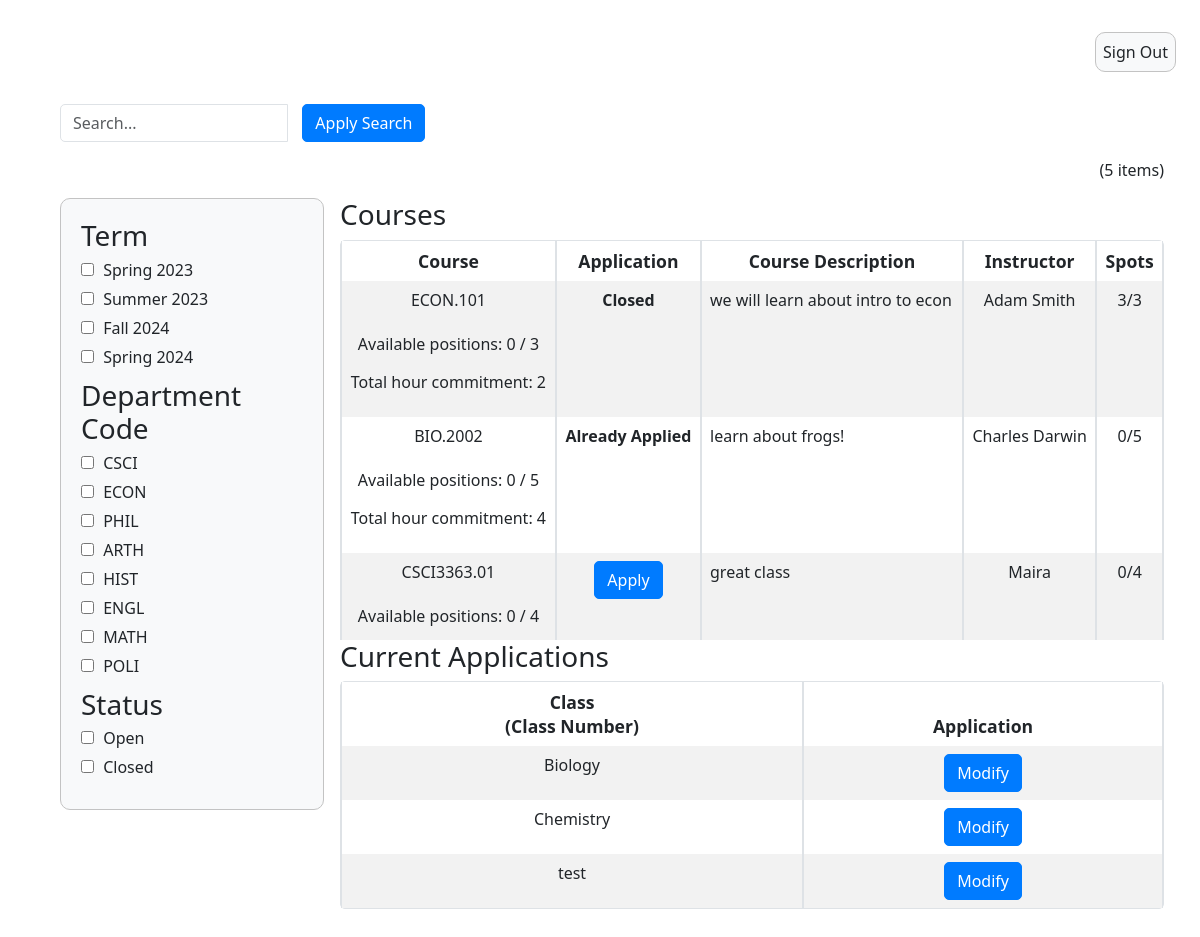
The page /student_summary/ on the database its author committed.
### InstructorAddCourse/models.py (models this page shows)
class InstructorAddCourse(models.Model):
	course_name = models.CharField(max_length=255)
	course_number = models.CharField(max_length=255)
	course_instructor = models.CharField(max_length=255)
	description = models.CharField(max_length=800)
	total_time_commitment = models.DecimalField(max_digits=2, decimal_places=0, validators=[MinValueValidator(0)], default=0)
	has_discussion = models.CharField(choices=[('yes', 'Yes'),('no', 'No')], max_length=50, default='')
	num_ta_needed = models.DecimalField(max_digits=2, decimal_places=0, validators=[MinValueValidator(0)], default=0)
	curr_num_ta = models.IntegerField(default=0)
	graded_meeting = models.CharField(choices=[('yes', 'Yes'),('no', 'No')], max_length=50, default='')
	office_hours = models.DecimalField(max_digits=2, decimal_places=0, validators=[MinValueValidator(0)], default=0)
	other_info = models.CharField(max_length=800, default=None)
	term = models.CharField(default=get_default_term(), max_length=100)

### application/models.py (models this page shows)
class Application(models.Model):
    course_name = models.CharField(max_length=200, default=None, blank = False, null=False)
    course_number = models.CharField(max_length=200, default=None)
    description = models.CharField(max_length=800, default=None)
    first_name = models.CharField(max_length=255, default=None)
    last_name = models.CharField(max_length=255, default=None)
    eagle_id = models.CharField(max_length=255, default=None)
    GRADES = (
        ('--', '--'),
        ('a', 'A'),
        ('a-', 'A-'),
        ('b+', 'B+'),
        ('b-', 'B-'),
        ('c+', 'C+'),
        ('c', 'C'),
        ('c-', 'C-'),
        ('d+', 'D+'),
        ('d', 'D'),
        ('d-', 'D-'),
        ('f', 'F'),
        ('n/a', 'N/A')
    )
    GRAD = (
        ('--', '--'),
        ('2023','2023'),
        ('2024', '2024'),
        ('2025', '2025'),
        ('2026', '2026')
    )
    grad = models.CharField(max_length=50, choices=GRAD, default='')
    past_course = models.CharField(choices=[('yes', 'Yes'),('no', 'No')], max_length=50, default='')
    grade = models.CharField(max_length=50, choices=GRADES, default='')
    hours = models.DecimalField(max_digits=2, decimal_places=0, validators=[MinValueValidator(0)], default=0)
    other_courses = models.CharField(max_length=800, default=None)
    misc_information = models.CharField(max_length=800, default=None)

### studentSummary/views.py (the view)
# urls.py: path('student_summary/', student_summary_view),
def student_summary_view(response):
    search_query = response.GET.get('q', '')
    term_filter = response.GET.get('term', '')
    status_filter = response.GET.get('status', '')
    dept_filter = response.GET.get('dept-code', '')
    applied_filters = []
    course_objects = InstructorAddCourse.objects.all()
    if search_query:
        course_objects = course_objects.filter(
            course_name__icontains=search_query)
        applied_filters.append(('q', search_query))
    if term_filter:
        if term_filter in term_keys:
            course_objects = [course for course in course_objects if get_term(
                course) == term_filter]
            applied_filters.append(('term', term_filter))
    if dept_filter:
        if dept_filter in dept_keys:
            course_objects = [course for course in course_objects if get_dept(
                course) == dept_filter]
            applied_filters.append(('dept-code', dept_filter))
    if status_filter:
        if status_filter in status_keys:
            course_objects = [course for course in course_objects if get_status(
                course) == status_filter]
            applied_filters.append(('status', status_filter))
    else:
        applied_filters = [f for f in applied_filters if f[0] != 'status']
    course_count = len(course_objects)
    application_objects = Application.objects.all
    context = {'course_objects': course_objects, 'course_count': course_count, 'application_objects': application_objects}
    return render(response, "studentSummary.html", context)

### studentSummary/templatetags/customfilters.py (called while the page is built)
@register.filter
def has_existing_application(course):
    applications = Application.objects.all()
    courses = InstructorAddCourse.objects.all()
    for application in applications:
        for course_obj in courses:
            if application.course_number == course_obj.course_number:
                if course == course_obj:
                    return True
    return False

### templates/studentSummary.html (shortened to what this page needs)
{% extends 'appbase.html' %} {% block content %} {% load static %} {% load static customfilters %}
<!DOCTYPE html>
<html>
  <head>
    <link rel="stylesheet" href="{% static 'adminSummary.css' %}" />
  </head>
  <body>
    <div class="container-fluid">
      <form method="get">
      <div class="row">
        <div class="col-md-4">
            <div class="input-group">
              <input
                type="text"
                class="form-control"
                id="search"
                name="q"
                placeholder="Search..."
              />
              <div class="input-group-btn input-space">
                <button type="submit" class="btn btn-primary">
                  Apply Search
                </button>
              </div>
            </div>
        </div>
        <div class="col-md-4">
        </div>
      <div class="row" id="item-row">
        <div class="col-sm">
          <div class="text-end">({{course_count}} items)</div>
        </div>
      </div>
      <div class="row">
        <div class="col-sm-3">
          <div class="filter-box">
            <div class="filter-group">
              <h3>Term</h3>
              <label
                ><input type="checkbox" name="term" value="Spring 2023" />
                Spring 2023</label
              >
              <label
                ><input type="checkbox" name="term" value="Summer 2023" />
                Summer 2023</label
              >
              <label
                ><input type="checkbox" name="term" value="Fall 2024" />
                Fall 2024</label
              >
              <label
                ><input type="checkbox" name="term" value="Spring 2024" />
                Spring 2024</label
              >
            </div>
            <div class="filter-group">
              <h3>Department Code</h3>
              <label
                ><input type="checkbox" name="dept-code" value="CSCI" /> CSCI</label
              >
              <label
                ><input type="checkbox" name="dept-code" value="ECON" /> ECON</label
              >
              <label
                ><input type="checkbox" name="dept-code" value="PHIL" /> PHIL</label
              >
              <label
                ><input type="checkbox" name="dept-code" value="ARTH" /> ARTH</label
              >
              <label
                ><input type="checkbox" name="dept-code" value="HIST" /> HIST</label
              >
              <label
                ><input type="checkbox" name="dept-code" value="ENGL" /> ENGL</label
              >
              <label
                ><input type="checkbox" name="dept-code" value="MATH" /> MATH</label
              >
              <label
                ><input type="checkbox" name="dept-code" value="POLI" /> POLI</label
              >
            </div>
            <div class="filter-group">
              <h3>Status</h3>
              <label>
                <input type="checkbox" name="status" value="Open" /> Open
              </label>
              <label>
                <input type="checkbox" name="status" value="Closed" /> Closed
                </label>
            </div>
          </div>
        </div>
        <div class="col-sm-9">
        <h3>Courses</h3>
          <div style="height: 400px; overflow: auto;">
            <table class="table table-striped table-bordered table-hover">
              <thead>
                <tr>
                  <th class="text-center" >Course</th>
                  <th class="text-center">Application</th>
                  <th class="text-center">Course Description</th>
                  <th class="text-center">Instructor</th>
                  <th class="text-center">Spots</th>
                </tr>
              </thead>
            <tbody id="table-body">
              {% for course in course_objects %}
              <tr>
                <td class="text-center" >{{ course.course_number }} <br><br>
                  <p>Available positions: 0 / {{ course.num_ta_needed }}</p>
                  <p>Total hour commitment: {{ course.total_time_commitment }}</p>
                </td>
                <td class="text-center">
                  {% if course.curr_num_ta >= course.num_ta_needed %}
                    <div><strong>Closed</strong></div>
                  {% elif course|has_existing_application %}
                    <div><strong>Already Applied</strong></div>
                  {% else %}
                    <a href="{% url 'apply_course' course.id %}" class="btn btn-primary">Apply</a>
                  {% endif %}
                </td>
                <td class="text-start">{{ course.description }}</td>
                <td class="text-center">{{ course.course_instructor }}</td>
                <td class="text-center">{{ course.curr_num_ta }}/{{ course.num_ta_needed }}</td>
              </tr>
              {% endfor %}
            </tbody>
          </table>
        </div>
          <h3>Current Applications</h3>
          <div style="height: 300px; overflow: auto;">
            <table class="table table-striped table-bordered table-hover">
              <thead>
                <tr>
                  <th class="text-center" >Class<br />(Class Number)</th>
                  <th class="text-center">Application</th>
                </tr>
              </thead>
              <tbody id="table-body">
                {% for application in application_objects %}
                <tr>
                  <td class="text-center" > {{ application.course_name }}</td>
                  <td class="text-center">
                    <a href="{% url 'edit_application' application.id %}" class="btn btn-primary">Modify</a>
                  </td>
                </tr>
                {% endfor %}
              </tbody>
            </table>
          </div>
        </div>
      </div>
    </div>
  </body>
</html>
{% endblock %}

### static/adminSummary.css (style rules this page uses)
body { height: 100%; }
table { background: white; border: 1px solid #c3c3c3; border-radius: 5px; width: 50%; border-spacing: 0px; border-collapse: separate; }
table th { font-weight: 600; font-size: 1.1em; background: #c6c6c6; }
table td { background: transparent; }
.filter-box { padding: 20px; border: 1px solid #c3c3c3; background-color: #f8f9fa; border-radius: 10px; }
.filter-group { margin-bottom: 10px; }
.filter-group h3 { margin-top: 0; margin-bottom: 5px; }
.filter-group label { display: block; margin-bottom: 5px; }
.filter-group input[type="checkbox"] { margin-right: 5px; }
[class*="col"] { padding: 0.5rem; }
.input-group-btn.input-space { padding-left: 15px; }
.form-control { border-radius: 5px; }
.btn-primary { background-color: #007bff; border-color: #007bff; border-radius: 5px; }

### rows shown on the page
InstructorAddCourse: course_number "ECON.101", num_ta_needed "3", total_time_commitment "2", shows "Closed", description "we will learn about intro to econ", course_instructor "Adam Smith", curr_num_ta "3"
InstructorAddCourse: course_number "BIO.2002", num_ta_needed "5", total_time_commitment "4", shows "Already Applied", description "learn about frogs!", course_instructor "Charles Darwin", curr_num_ta "0"
InstructorAddCourse: course_number "CSCI3363.01", num_ta_needed "4", description "great class", course_instructor "Maira", curr_num_ta "0"
Application: course_name "Biology"
Application: course_name "Chemistry"
Application: course_name "test"

### other values the page prints
{{ course_count }} "5"
